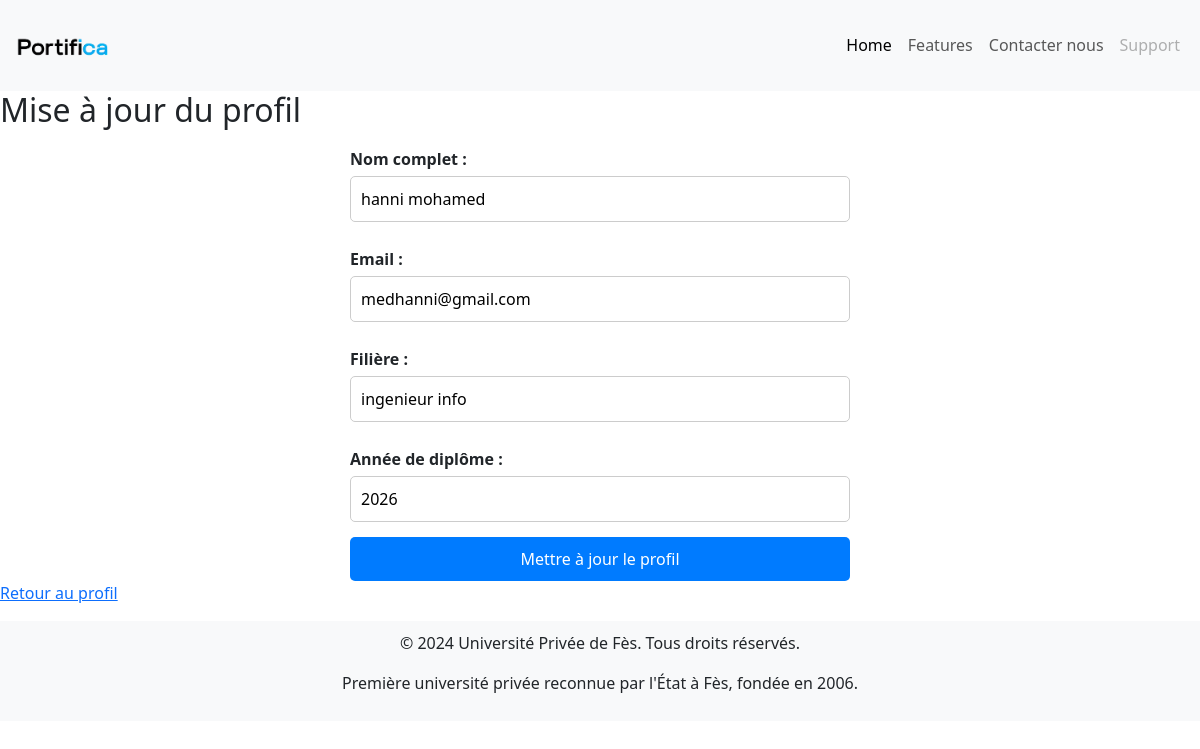
The page /update_profile.php (signed in) on the database its author committed.
### tables this page shows
CREATE TABLE `students` (
  `user_id` int(11) NOT NULL,
  `major` varchar(100) DEFAULT NULL,
  `graduation_year` int(11) DEFAULT NULL
);

CREATE TABLE `users` (
  `id` int(11) NOT NULL,
  `name` varchar(100) NOT NULL,
  `email` varchar(100) NOT NULL,
  `password` varchar(255) NOT NULL,
  `user_type` enum('student','recruiter','admin') NOT NULL,
  `created_at` timestamp NOT NULL DEFAULT current_timestamp()
);

### update_profile.php (the view, shortened to what this page needs)
<!DOCTYPE html>
<html lang="en">
<head>
</head>
<body>
<?php
require_once 'database.php';
$user_id = $_SESSION['user_id'];
try {
    $stmt = $pdo->prepare("SELECT u.name, u.email, s.major, s.graduation_year FROM users u JOIN students s ON u.id = s.user_id WHERE u.id = :user_id");
    $stmt->execute(['user_id' => $user_id]);
    $user_info = $stmt->fetch(PDO::FETCH_ASSOC);
} catch (PDOException $e) {
    $error_message = "Erreur lors de la récupération des informations du profil : " . $e->getMessage();
}
include 'header.php';
?>
<main>
    <h2>Mise à jour du profil</h2>
    <form method="POST" action="">
        <label for="name">Nom complet :</label>
        <input type="text" id="name" name="name" value="<?php echo htmlspecialchars($user_info['name']); ?>" required>
        <label for="email">Email :</label>
        <input type="email" id="email" name="email" value="<?php echo htmlspecialchars($user_info['email']); ?>" required>
        <label for="major">Filière :</label>
        <input type="text" id="major" name="major" value="<?php echo htmlspecialchars($user_info['major']); ?>">
        <label for="graduation_year">Année de diplôme :</label>
        <input type="number" id="graduation_year" name="graduation_year" value="<?php echo htmlspecialchars($user_info['graduation_year']); ?>">
        <input type="submit" value="Mettre à jour le profil">
    </form>
    <p><a href="student_profile.php">Retour au profil</a></p>
</main>
<?php include 'footer.php'; ?>
</body>
</html>

### style.css (style rules this page uses)
body, html { margin: 0; padding: 0; width: 100%; }
main, footer { width: 100%; margin: 0; }

### update_profile.php (style rules this page uses)
form { display: flex; flex-direction: column; max-width: 500px; margin: 0 auto; }
form label { margin: 10px 0 5px; font-weight: bold; }
form input[type="text"], form input[type="email"], form input[type="number"] { padding: 10px; margin-bottom: 15px; border: 1px solid #ccc; border-radius: 5px; }
input[type="submit"] { background-color: #007bff; color: #fff; padding: 10px; border: none; cursor: pointer; border-radius: 5px; font-size: 16px; }

### rows shown on the page
students: name "hanni mohamed", email "medhanni@gmail.com", major "ingenieur info", graduation_year "2026"
